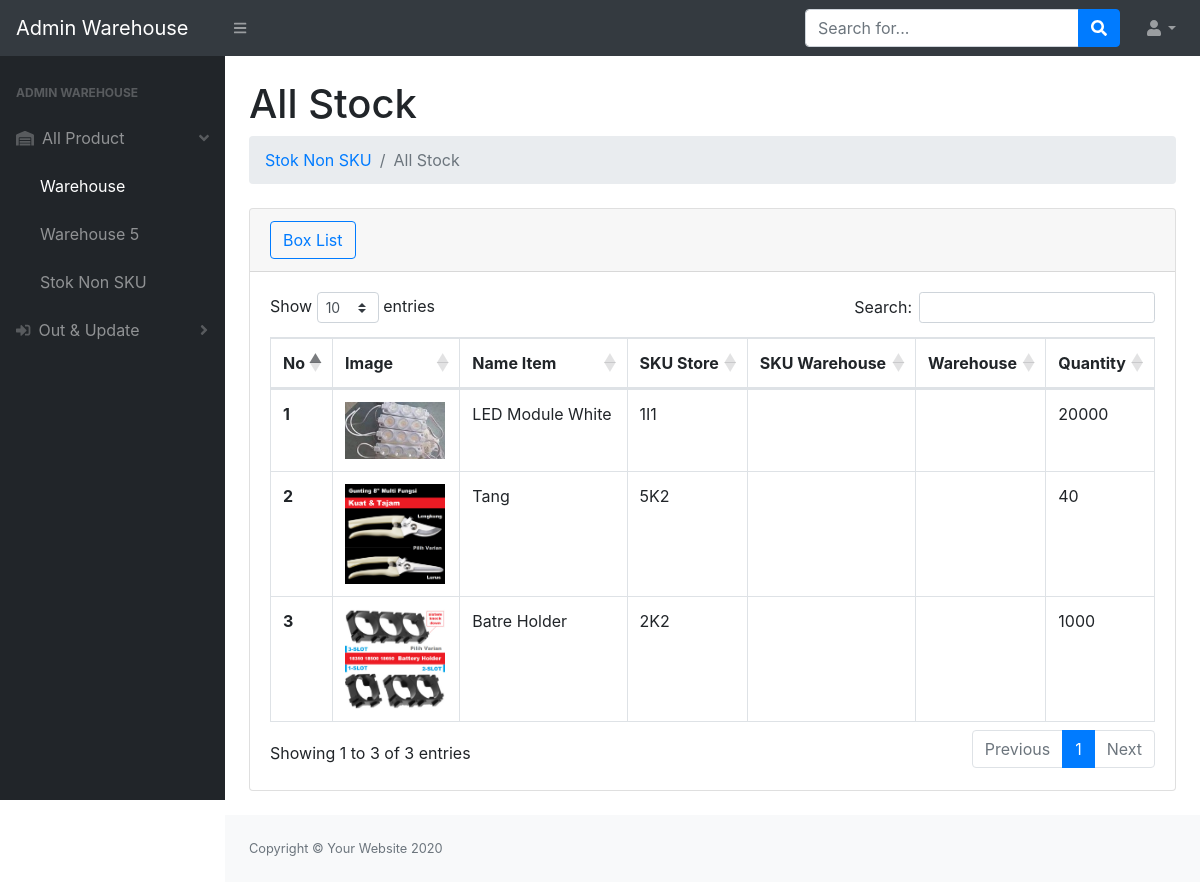
Screenshot of /gudang/index.php (signed in) with the database file from the repository.
### tables this page shows
CREATE TABLE `stok` (
  `idbarang` int(11) NOT NULL,
  `image` varchar(2000) NOT NULL,
  `nama` varchar(200) NOT NULL,
  `sku` varchar(20) NOT NULL,
  `skug` varchar(20) NOT NULL,
  `gudang` varchar(200) NOT NULL,
  `quantity` int(11) NOT NULL
);

### gudang/index.php (the view, shortened to what this page needs)
<?php
require '../assets/php/function.php';
?>
<!DOCTYPE html>
<html lang="en">
    <head>
        <link href="https://cdn.jsdelivr.net/npm/bootstrap@5.3.0-alpha1/dist/css/bootstrap.min.css" rel="stylesheet">
        <link href="../css/styles.css" rel="stylesheet" />
        <link href="https://cdn.datatables.net/1.10.20/css/dataTables.bootstrap4.min.css" rel="stylesheet" />
    </head>
    <body class="sb-nav-fixed">
        <nav class="sb-topnav navbar navbar-expand navbar-dark bg-dark">
            <a class="navbar-brand" href="index.php">Admin Warehouse</a>
            <button class="btn btn-link btn-sm order-1 order-lg-0" id="sidebarToggle" href="#"><i class="fas fa-bars"></i></button>
            <form class="d-none d-md-inline-block form-inline ml-auto mr-0 mr-md-3 my-2 my-md-0">
                <div class="input-group">
                    <input class="form-control" type="text" placeholder="Search for..." aria-label="Search" aria-describedby="basic-addon2" />
                    <div class="input-group-append">
                        <button class="btn btn-primary" type="button"><i class="fas fa-search"></i></button>
                    </div>
                </div>
            </form>
            <ul class="navbar-nav ml-md-0">
                <li class="nav-item dropdown">
                    <a class="nav-link dropdown-toggle" id="userDropdown" href="#" role="button" data-toggle="dropdown" aria-haspopup="true" aria-expanded="false"><i class="fas fa-user fa-fw"></i></a>
                </li>
            </ul>
        </nav>
        <div id="layoutSidenav">
            <div id="layoutSidenav_nav">
                <nav class="sb-sidenav accordion sb-sidenav-dark" id="sidenavAccordion">
                    <div class="sb-sidenav-menu">
                        <div class="nav">
                        <div class="sb-sidenav-menu-heading">Admin Warehouse</div>
                            <a class="nav-link collapse" href="#" data-toggle="collapse" data-target="#collapseLayouts" aria-expanded="false" aria-controls="collapseLayouts">
                                <div class="sb-nav-link-icon"><i class="fas fa-warehouse"></i></div>
                                    All Product
                                <div class="sb-sidenav-collapse-arrow"><i class="fas fa-angle-down"></i></div>
                            </a>
                            <div class="collapsed" id="collapseLayouts" aria-labelledby="headingOne" data-parent="#sidenavAccordion">
                                <nav class="sb-sidenav-menu-nested nav">
                                    <a class="nav-link" href="index.php">Warehouse</a>
                                    <a class="nav-link" href="gudang5.php">Warehouse 5</a>
                                    <a class="nav-link" href="stoknonsku.php">Stok Non SKU</a>
                                </nav>
                            </div>
                            <a class="nav-link collapsed" href="#" data-toggle="collapse" data-target="#collapsePages" aria-expanded="false" aria-controls="collapsePages">
                                <div class="sb-nav-link-icon"><i class="fas fa-sign-in-alt"></i></div>
                                Out & Update
                                <div class="sb-sidenav-collapse-arrow"><i class="fas fa-angle-down"></i></div>
                            </a>
                </nav>
            </div>
            <div id="layoutSidenav_content">
                <main>
                    <div class="container-fluid">
                        <h1 class="mt-4">All Stock</h1>
                        <ol class="breadcrumb mb-4">
                            <li class="breadcrumb-item"><a href="stoknonsku.php">Stok Non SKU</a></li>
                            <li class="breadcrumb-item active">All Stock</li>
                        </ol>
                        <div class="card mb-4">
                            <div class="card-header">
                                <a type="button" class="btn btn-outline-primary" href="boxlist.php">Box List</a>
                            </div>
                            <div class="card-body">
                                <div class="table-responsive">
                                    <table class="table table-hover table-bordered" id="dataTable" width="100%" cellspacing="0">
                                        <thead>
                                            <tr>
                                                <th>No</th>
                                                <th>Image</th>
                                                <th>Name Item</th>
                                                <th>SKU Store</th>
                                                <th>SKU Warehouse</th>
                                                <th>Warehouse</th>
                                                <th>Quantity</th>
                                            </tr>
                                        </thead>
                                        <tbody>
                                            <?php
                                             $ambildata = mysqli_query($konek,"SELECT * FROM stok WHERE sku<>0");
                                             $i = 1;
                                             while($data=mysqli_fetch_array($ambildata)){
                                                $idb = $data['idbarang'];
                                                $nama = $data['nama'];
                                                $skutoko = $data['sku'];
                                                $skugudang = $data['skug'];
                                                $gudang = $data['gudang'];
                                                $quantity = $data['quantity'];
                                                $gambar = $data['image'];
                                                if($gambar==null){
                                                    $img = '<img src="../assets/img/noimageavailable.png" class="zoomable">';
                                                } else {
                                                    $img ='<img src="../images/'.$gambar.'" class="zoomable">';
                                                }
                                            ?>
                                            <tr data-bs-toggle="modal" data-bs-target="#largeModal<?=$idb;?>">
                                                <th><?=$i++?></th>
                                                <td><?=$img;?></td>
                                                <td><?=$nama?></td>
                                                <td class="text-uppercase"><?=$skutoko?></td>
                                                <td class="text-uppercase"><?=$skugudang?></td>
                                                <td><?=$gudang?></td>
                                                <td><?=$quantity?></td>
                                            </tr>
                                            <div class="modal fade" id="largeModal<?=$idb;?>" tabindex="-1">
                                            <div class="modal-dialog modal-lg">
                                            <div class="modal-content">
                                            <?php
                                            }
                                            ?>
                                        </tbody>
                                    </table>
                                </div>
                            </div>
                        </div>
                    </div>
                </main>
                <footer class="py-4 bg-light mt-auto">
                    <div class="container-fluid">
                        <div class="d-flex align-items-center justify-content-between small">
                            <div class="text-muted">Copyright &copy; Your Website 2020</div>
                        </div>
                    </div>
                </footer>
            </div>
        </div>
    </body>
</html>

### gudang/index.php (style rules this page uses)
.zoomable { width: 100px; }

### rows the page displays
stok: image (picture), nama "LED Module White", sku "1I1", quantity "20000"
stok: image (picture), nama "Tang", sku "5K2", quantity "40"
stok: image (picture), nama "Batre Holder", sku "2K2", quantity "1000"
